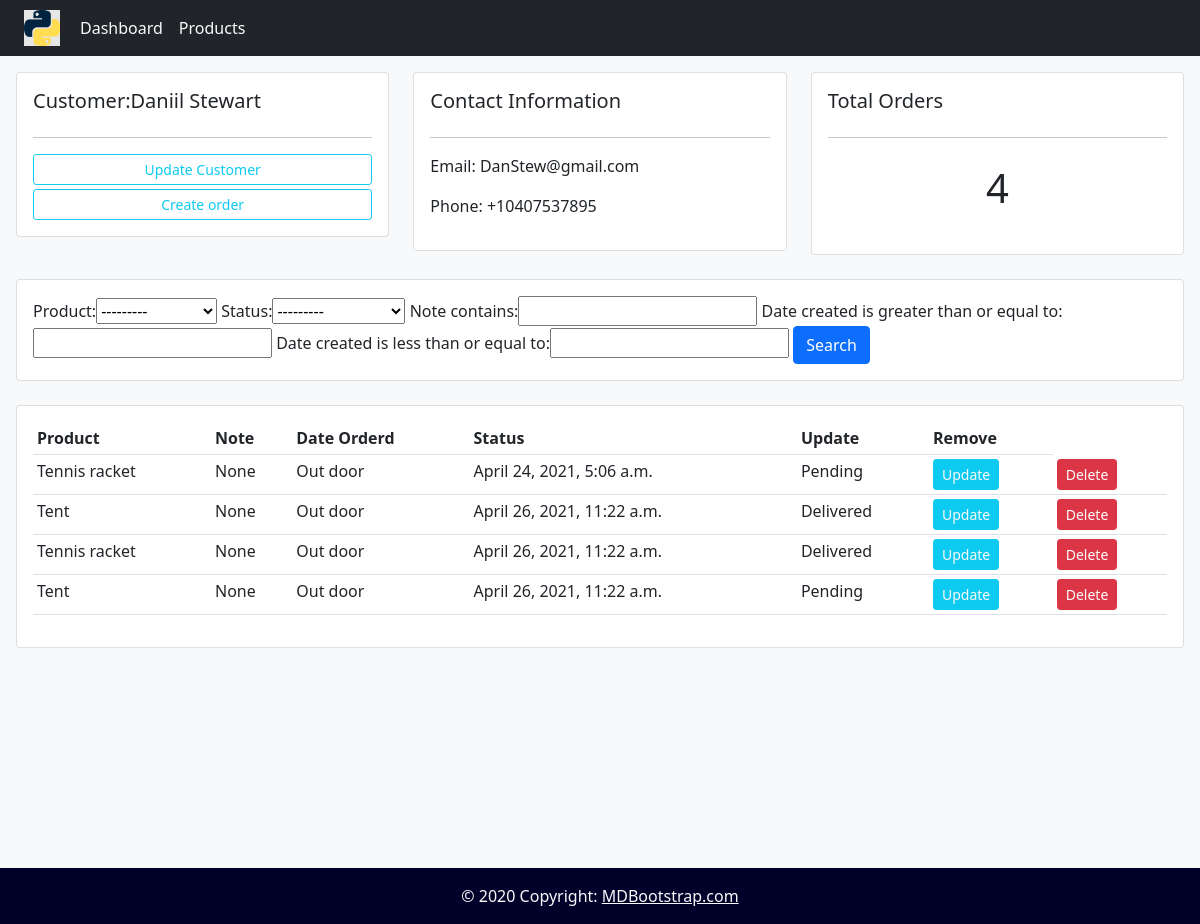
/customer/4/, run on the app's committed database.
### accounts/models.py (models this page shows, shortened)
class Customer(models.Model):
	name					= models.CharField(max_length = 50)
	email 					= models.EmailField(max_length = 250)
	phone_number 			= models.CharField(max_length = 12)
	date_created			= models.DateTimeField(auto_now_add = True ,null = True)
	class Meta:
		verbose_name = "Customer"
		verbose_name_plural = "Customers"

class Order(models.Model):
	STATUS = (
		('Pending','Pending'),
		('Out of delivery','Out of delivery'),
		('Delivered','Delivered')
		)
	customer 			= models.ForeignKey(Customer, null = True, on_delete=models.SET_NULL)
	product 			= models.ForeignKey(Product, null = True, on_delete=models.SET_NULL)
	date_created		= models.DateTimeField(auto_now_add = True, null = True)
	status 				= models.CharField(max_length = 100, choices = STATUS)
	note 				= models.CharField(max_length = 1000, null = True)
	class Meta:
		verbose_name = "Order"
		verbose_name_plural = "Orders"

class Product(models.Model):
	CATEGORY = (
		('Indoor','Indoor'),
		('Out door','Outdoor'),
		)
	name 				= models.CharField(max_length = 200, null = True)
	price 				= models.FloatField(null = True)
	category 			= models.CharField(max_length = 200, null = True, choices = CATEGORY)
	description 		= models.CharField(max_length = 200, null = True)
	date_created		= models.DateTimeField(auto_now_add = True, null = True)
	tag 				= models.ManyToManyField(Tag)
	def __str__(self):
		return self.name
	class Meta:
		verbose_name = "Product"
		verbose_name_plural = "Products"

### accounts/views.py (the view)
# urls.py: path('customer/<str:pk>/', views.customer, name='customer'),
def customer(request, pk):
	customer		= Customer.objects.get(id = pk)
	orders			= customer.order_set.all() #Обращаемся к ребенку(Order) и к его родителю (Product)
	orders_c		= orders.count()
	myFilter = OrderFilter(request.GET, queryset=orders) # Filter stuff
	orders = myFilter.qs
	return render(request,'accounts/customer.html',{
		'customer':customer,
		'orders':orders,
		'orders_c':orders_c,
		'myFilter':myFilter,
		})

### accounts/templates/accounts/customer.html
{%  extends 'base.html' %}
{% block content %}
<div class="w-85 p-3 mx-auto">
	<div class="row">
		<div class="col-md">
			<div class="card card-body">
				<h5>Customer:{{customer.name}}</h5>
				<hr>
				<a class="btn btn-outline-info  btn-sm btn-block" href="">Update Customer</a>
				<a class="btn btn-outline-info  btn-sm btn-block mt-1" href="{% url 'create_order' customer.id %}">Create order</a>
			</div>
		</div>
		<div class="col-md">
			<div class="card card-body">
				<h5>Contact Information</h5>
				<hr>
				<p>Email: {{customer.email}}</p>
				<p>Phone: {{customer.phone_number}} </p>
			</div>
		</div>
		<div class="col-md">
			<div class="card card-body">
				<h5>Total Orders</h5>
				<hr>
				<h1 style="text-align: center;padding: 10px">{{ orders_c }}<h1>
			</div>
		</div>
	</div>
	<br>
	<div class="row">
		<div class="col">
			<div class="card card-body">
				<form method="get">
					{{myFilter.form}}
			    <button class="btn btn-primary" type="submit">Search</button>
			  </form>
			</div>
		</div>
	</div>
	<br>
	<div class="row">
		<div class="col-md">
			<div class="card card-body">
				<table class="table table-sm">
					<tr>
						<th>Product</th>
						<th>Note</th>
						<th>Date Orderd</th>
						<th>Status</th>
						<th>Update</th>
						<th>Remove</th>
					</tr>
					{% for i in orders %}
					<tr>
						<td>{{i.product}}</td>
						<td>{{i.note}}</td>
						<td>{{i.product.category}}</td>
						<td>{{i.date_created}}</td>
						<td>{{i.status}}</th>
						<td><a href="" class ="btn btn-sm btn-info text-light">Update</a></td>
						<td><a href="" class ="btn btn-sm btn-danger">Delete</a></td>
					</tr>
					{% endfor %}
				</table>
			</div>
		</div>
	</div>
</div>
{% endblock %}

### static/css/status.css (style rules this page uses)
body { background-color: #ebeff5; }

### data on the page
Customer: name "Daniil Stewart", email "DanStew@gmail.com", phone_number "+10407537895"
Order: product "Tennis racket", note "None", product.category "Out door", date_created "April 24, 2021, 5:06 a.m.", status "Pending"
Order: product "Tent", note "None", product.category "Out door", date_created "April 26, 2021, 11:22 a.m.", status "Delivered"
Order: product "Tennis racket", note "None", product.category "Out door", date_created "April 26, 2021, 11:22 a.m.", status "Delivered"
Order: product "Tent", note "None", product.category "Out door", date_created "April 26, 2021, 11:22 a.m.", status "Pending"

### other printed values
{{ orders_c }} "4"
